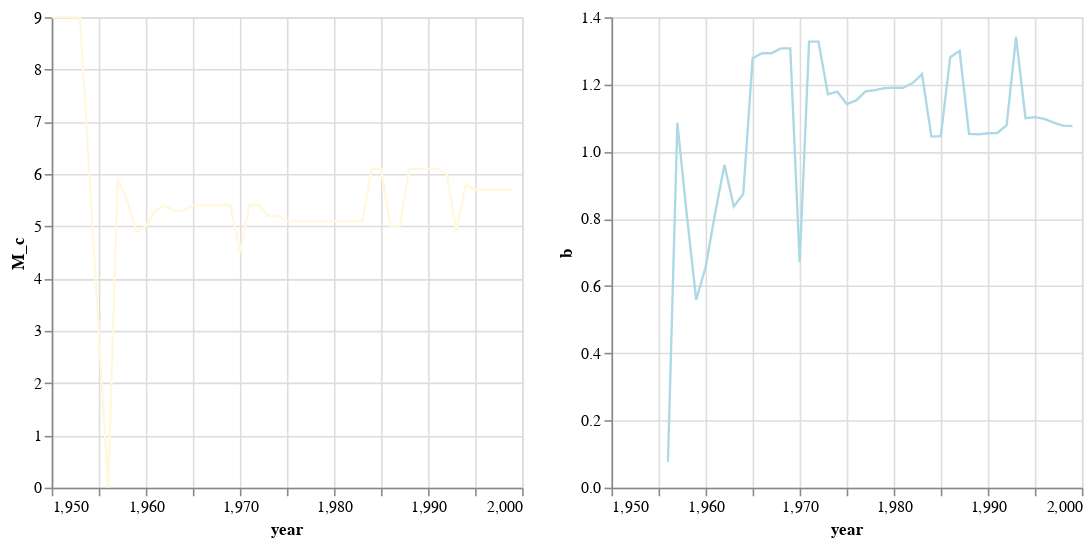

Notebook code for this chart:
### Code cell
Mc_chart = alt.Chart(yMc_data).mark_line(
    color='cornsilk',
    strokeWidth=1.5
).encode(
    x='year', 
    y=alt.Y('M_c', )#scale=alt.Scale(domain=(4,7)))
)

b_chart = alt.Chart(yMc_data).mark_line(
    color='lightblue',
    strokeWidth=1.5
).encode(
    x='year', 
    y=alt.Y('b', )#scale=alt.Scale(domain=(0.5,1.5)))
).interactive()

Mc_chart | b_chart

### Figure 1 — Vega-Lite specification as saved in the notebook (floating-point values rounded to 4 significant figures)
{"usermeta": {"embedOptions": {"theme": "dark"}}, "config": {"view": {"continuousWidth": 300, "continuousHeight": 300}}, "hconcat": [{"mark": {"type": "line", "color": "cornsilk", "strokeWidth": 1.5}, "encoding": {"x": {"field": "year", "type": "quantitative"}, "y": {"field": "M_c", "type": "quantitative"}}}, {"mark": {"type": "line", "color": "lightblue", "strokeWidth": 1.5}, "encoding": {"x": {"field": "year", "type": "quantitative"}, "y": {"field": "b", "type": "quantitative"}}, "name": "view_146"}], "data": {"name": "data-84e8ef8a423e9758065e21ae0103598a"}, "params": [{"name": "param_130", "select": {"type": "interval", "encodings": ["x", "y"]}, "bind": "scales", "views": ["view_146"]}], "$schema": "https://vega.github.io/schema/vega-lite/v5.17.0.json", "datasets": {"data-84e8ef8a423e9758065e21ae0103598a": [{"year": 1950, "M_c": 9.0, "b": null}, {"year": 1953, "M_c": 9.0, "b": null}, {"year": 1956, "M_c": 0.0, "b": 0.07721}, {"year": 1957, "M_c": 5.9, "b": 1.086}, {"year": 1958, "M_c": 5.5, "b": 0.8123}, {"year": 1959, "M_c": 4.9, "b": 0.5587}, {"year": 1960, "M_c": 5.0, "b": 0.656}, {"year": 1961, "M_c": 5.3, "b": 0.8145}, {"year": 1962, "M_c": 5.4, "b": 0.96}, {"year": 1963, "M_c": 5.3, "b": 0.837}, {"year": 1964, "M_c": 5.3, "b": 0.874}, {"year": 1965, "M_c": 5.4, "b": 1.278}, {"year": 1966, "M_c": 5.4, "b": 1.293}, {"year": 1967, "M_c": 5.4, "b": 1.293}, {"year": 1968, "M_c": 5.4, "b": 1.307}, {"year": 1969, "M_c": 5.4, "b": 1.307}, {"year": 1970, "M_c": 4.5, "b": 0.6702}, {"year": 1971, "M_c": 5.4, "b": 1.328}, {"year": 1972, "M_c": 5.4, "b": 1.328}, {"year": 1973, "M_c": 5.2, "b": 1.171}, {"year": 1974, "M_c": 5.2, "b": 1.178}, {"year": 1975, "M_c": 5.1, "b": 1.142}, {"year": 1976, "M_c": 5.1, "b": 1.152}, {"year": 1977, "M_c": 5.1, "b": 1.18}, {"year": 1978, "M_c": 5.1, "b": 1.183}, {"year": 1979, "M_c": 5.1, "b": 1.189}, {"year": 1980, "M_c": 5.1, "b": 1.191}, {"year": 1981, "M_c": 5.1, "b": 1.19}, {"year": 1982, "M_c": 5.1, "b": 1.204}, {"year": 1983, "M_c": 5.1, "b": 1.231}, {"year": 1984, "M_c": 6.1, "b": 1.045}, {"year": 1985, "M_c": 6.1, "b": 1.046}, {"year": 1986, "M_c": 5.0, "b": 1.281}, {"year": 1987, "M_c": 5.0, "b": 1.3}, {"year": 1988, "M_c": 6.1, "b": 1.053}, {"year": 1989, "M_c": 6.1, "b": 1.051}, {"year": 1990, "M_c": 6.1, "b": 1.055}, {"year": 1991, "M_c": 6.1, "b": 1.056}, {"year": 1992, "M_c": 6.0, "b": 1.079}, {"year": 1993, "M_c": 4.9, "b": 1.342}, {"year": 1994, "M_c": 5.8, "b": 1.099}, {"year": 1995, "M_c": 5.7, "b": 1.103}, {"year": 1996, "M_c": 5.7, "b": 1.097}, {"year": 1997, "M_c": 5.7, "b": 1.086}, {"year": 1998, "M_c": 5.7, "b": 1.077}, {"year": 1999, "M_c": 5.7, "b": 1.076}]}}
